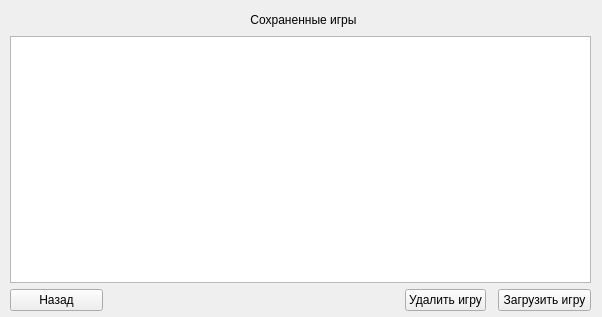
<?xml version="1.0" encoding="UTF-8"?>
<ui version="4.0">
 <class>LoadGame</class>
 <widget class="QWidget" name="LoadGame">
  <property name="geometry">
   <rect>
    <x>0</x>
    <y>0</y>
    <width>602</width>
    <height>317</height>
   </rect>
  </property>
  <property name="windowTitle">
   <string>Загрузка игры</string>
  </property>
  <widget class="QWidget" name="gridLayoutWidget">
   <property name="geometry">
    <rect>
     <x>10</x>
     <y>10</y>
     <width>581</width>
     <height>301</height>
    </rect>
   </property>
   <layout class="QGridLayout" name="gridLayout">
    <item row="3" column="2">
     <spacer name="horizontalSpacer_3">
      <property name="orientation">
       <enum>Qt::Horizontal</enum>
      </property>
      <property name="sizeHint" stdset="0">
       <size>
        <width>40</width>
        <height>20</height>
       </size>
      </property>
     </spacer>
    </item>
    <item row="3" column="3">
     <spacer name="horizontalSpacer_4">
      <property name="orientation">
       <enum>Qt::Horizontal</enum>
      </property>
      <property name="sizeHint" stdset="0">
       <size>
        <width>40</width>
        <height>20</height>
       </size>
      </property>
     </spacer>
    </item>
    <item row="0" column="0">
     <spacer name="horizontalSpacer">
      <property name="orientation">
       <enum>Qt::Horizontal</enum>
      </property>
      <property name="sizeHint" stdset="0">
       <size>
        <width>40</width>
        <height>20</height>
       </size>
      </property>
     </spacer>
    </item>
    <item row="0" column="6">
     <spacer name="horizontalSpacer_2">
      <property name="orientation">
       <enum>Qt::Horizontal</enum>
      </property>
      <property name="sizeHint" stdset="0">
       <size>
        <width>40</width>
        <height>20</height>
       </size>
      </property>
     </spacer>
    </item>
    <item row="3" column="4">
     <widget class="QPushButton" name="delete_game_pushButton">
      <property name="text">
       <string>Удалить игру</string>
      </property>
     </widget>
    </item>
    <item row="3" column="6">
     <widget class="QPushButton" name="load_game_pushButton">
      <property name="text">
       <string>Загрузить игру</string>
      </property>
     </widget>
    </item>
    <item row="3" column="0">
     <widget class="QPushButton" name="back_to_menu_pushButton">
      <property name="text">
       <string>Назад</string>
      </property>
     </widget>
    </item>
    <item row="3" column="1">
     <spacer name="horizontalSpacer_5">
      <property name="orientation">
       <enum>Qt::Horizontal</enum>
      </property>
      <property name="sizeHint" stdset="0">
       <size>
        <width>40</width>
        <height>20</height>
       </size>
      </property>
     </spacer>
    </item>
    <item row="0" column="2" colspan="2">
     <widget class="QLabel" name="saved_games_label">
      <property name="text">
       <string>Сохраненные игры</string>
      </property>
      <property name="alignment">
       <set>Qt::AlignCenter</set>
      </property>
     </widget>
    </item>
    <item row="2" column="0" colspan="7">
     <widget class="QTableWidget" name="saved_games_tableWidget"/>
    </item>
   </layout>
  </widget>
 </widget>
 <resources/>
 <connections/>
</ui>
